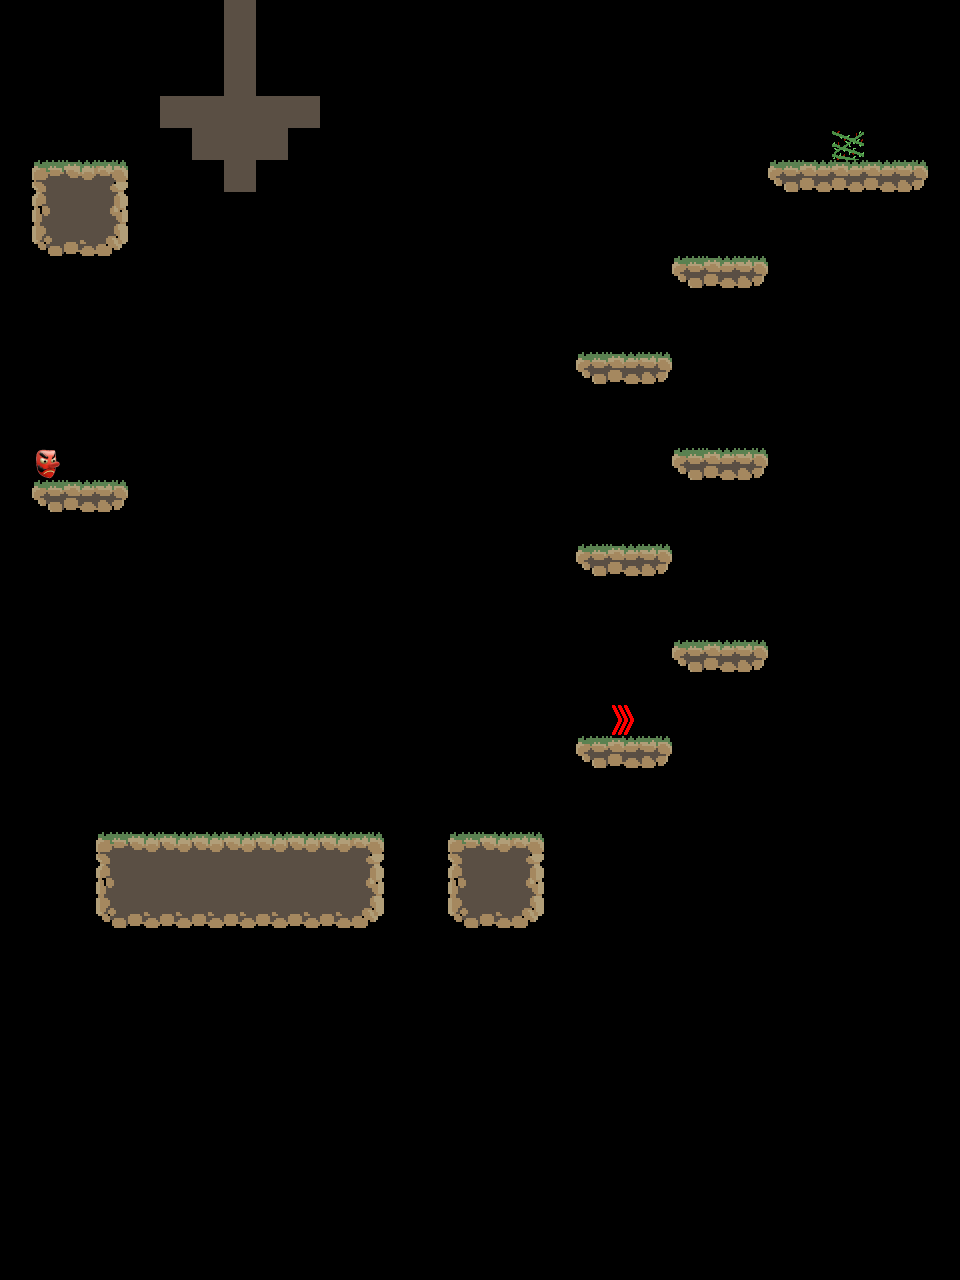

This is a level from a 2D game, rendered from its Tiled map with the project's own tilesets. A one-line summary and the map file follow, with tile-layer data summarised:
An orthogonal 30x40 tile map with 32x32 px tiles, 6 tile layers (Platforms, Enemies, Masks, Powerups, ...), 4 tilesets.

<map version="1.2" tiledversion="1.2.3" orientation="orthogonal" renderorder="right-down" width="30" height="40" tilewidth="32" tileheight="32" infinite="0" nextlayerid="13" nextobjectid="1">
 <tileset firstgid="1" source="Masks.tsx" />
 <tileset firstgid="2" source="Powerups.tsx" />
 <tileset firstgid="3" source="Town.tsx" />
 <tileset firstgid="24" source="Enemies.tsx" />
 <layer id="7" name="Platforms" width="30" height="40">
  <data>[1200 cells, 71 non-empty, 12 distinct tile ids]</data>
 </layer>
 <layer id="8" name="Enemies" width="30" height="40">
  <data>[1200 cells, 1 non-empty, 1 distinct tile ids]</data>
 </layer>
 <layer id="9" name="Masks" width="30" height="40">
  <data>[1200 cells, 1 non-empty, 1 distinct tile ids]</data>
 </layer>
 <layer id="10" name="Powerups" width="30" height="40">
  <data>[1200 cells, 1 non-empty, 1 distinct tile ids]</data>
 </layer>
 <layer id="11" name="Background" width="30" height="40">
  <data>[1200 cells, 12 non-empty, 1 distinct tile ids]</data>
 </layer>
 <layer id="12" name="Objects" width="30" height="40">
  <data>[1200 cells, 0 non-empty, 0 distinct tile ids]</data>
 </layer>
</map>
